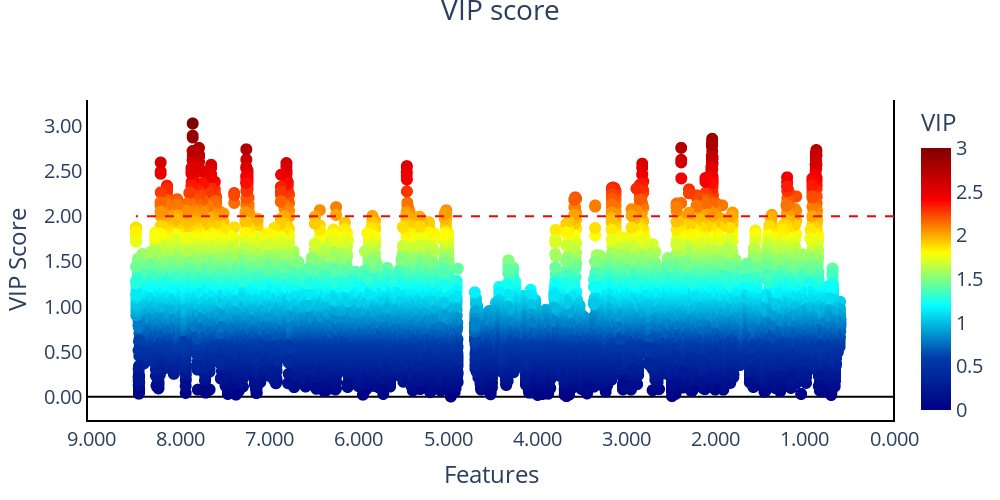

The notebook cell this image was saved under:
### Code cell
# Create a pipeline with data preprocessing and OPLS-DA model
pipeline = Pipeline([
                        ('scale', ChemometricsScaler(scale_power=0.5)),
                        ('oplsda', PLSRegression(n_components=2)),
                        ('opls', cross_validation.CrossValidation(kfold=3, estimator='opls', scaler='pareto'))
                        ])

oplsda = pipeline.named_steps['oplsda']
cv = pipeline.named_steps['opls']
cv.fit(X, y)

oplsda.fit(X, pd.Categorical(y).codes)
n_permutate = 1000

# Permutation test to assess the significance of the model
acc_score, permutation_scores, p_value = permutation_test_score(
pipeline.named_steps['oplsda'], X, pd.Categorical(y).codes, cv=3, n_permutations=n_permutate, n_jobs=-1, random_state=57, verbose=10)


s_scores_df = pd.DataFrame({'correlation': cv.correlation,'covariance': cv.covariance}, index=ppm)
df_opls_scores = pd.DataFrame({'t_scores': cv.scores, 't_ortho': cv.orthogonal_score, 't_pred': cv.predictive_score, 'label': y})
vips = vip_scores(model=oplsda, features_name=ppm)
plot = vips.vip_plot(threshold=2)
plot.show()

### Figure 1 — Plotly figure (JSON) as saved in the notebook; plotly's stock layout.template omitted (floating-point values rounded to 4 significant figures; data arrays with more than 128 entries replaced by an {"elided": "..."} marker saying what was removed)
{"data": [{"hovertemplate": "Features=%{text}<br>VIP=%{marker.color}<extra></extra>", "legendgroup": "", "marker": {"color": {"elided": "22915 float values"}, "coloraxis": "coloraxis", "size": 12, "symbol": "circle"}, "mode": "markers+text", "name": "", "showlegend": false, "text": {"elided": "22915 float values"}, "type": "scattergl", "x": {"elided": "22915 float values"}, "xaxis": "x", "y": {"elided": "22915 float values"}, "yaxis": "y"}], "layout": {"coloraxis": {"cmax": 3, "cmin": 0, "colorbar": {"title": {"text": "VIP"}}, "colorscale": [[0, "rgb(0,0,131)"], [0.2, "rgb(0,60,170)"], [0.4, "rgb(5,255,255)"], [0.6, "rgb(255,255,0)"], [0.8, "rgb(250,0,0)"], [1, "rgb(128,0,0)"]]}, "font": {"size": 20}, "height": 500, "legend": {"tracegroupgap": 0}, "paper_bgcolor": "rgba(0,0,0,0)", "plot_bgcolor": "rgba(0,0,0,0)", "shapes": [{"line": {"color": "red", "dash": "dash", "width": 2}, "type": "line", "x0": 0, "x1": 8.5, "y0": 2, "y1": 2}], "showlegend": false, "title": {"text": "VIP score", "x": 0.5, "xanchor": "center", "y": 1, "yanchor": "top"}, "width": 1000, "xaxis": {"anchor": "y", "autorange": "reversed", "domain": [0, 1], "linecolor": "black", "linewidth": 2, "showline": true, "tickformat": ",.3f", "title": {"text": "Features"}, "zeroline": true, "zerolinecolor": "Black", "zerolinewidth": 2}, "yaxis": {"anchor": "x", "domain": [0, 1], "linecolor": "black", "linewidth": 2, "showline": true, "tickformat": ",.2f", "title": {"text": "VIP Score"}, "zeroline": true, "zerolinecolor": "Black", "zerolinewidth": 2}}}
